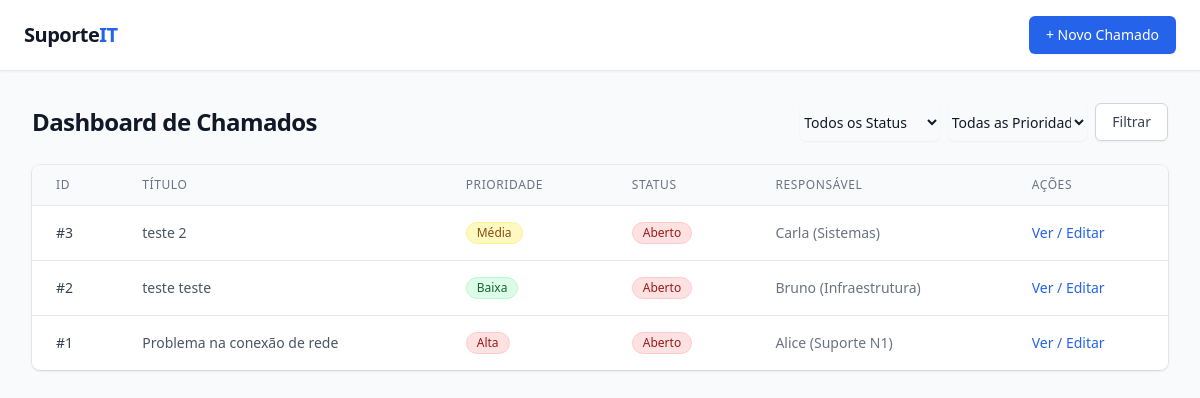
The app's page /, older data.
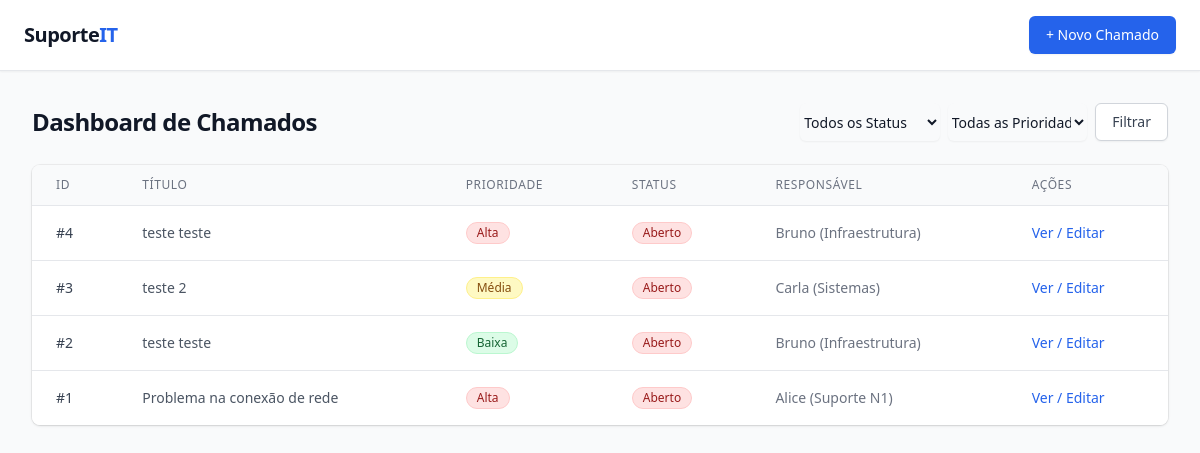
The same page, newer data.
### tables this page shows
CREATE TABLE chamados (
    id INTEGER PRIMARY KEY AUTOINCREMENT,
    titulo TEXT NOT NULL,
    descricao TEXT NOT NULL,
    prioridade TEXT NOT NULL,
    status TEXT NOT NULL,
    responsavel_id INTEGER NOT NULL,
    data_abertura TIMESTAMP NOT NULL DEFAULT CURRENT_TIMESTAMP,
    FOREIGN KEY (responsavel_id) REFERENCES responsaveis (id)
);

CREATE TABLE responsaveis (
    id INTEGER PRIMARY KEY AUTOINCREMENT,
    nome TEXT NOT NULL
);

### app/controllers/chamado_controller.py (the view)
@bp.route('/')
def dashboard():
    page = request.args.get('page', 1, type=int)
    filtro_status = request.args.get('status')
    filtro_prioridade = request.args.get('prioridade')
    if filtro_status == 'TODOS': filtro_status = None
    if filtro_prioridade == 'TODOS': filtro_prioridade = None
    chamados, total_items = chamado_service.listar_chamados_paginado(
        page=page,
        per_page=ITEMS_PER_PAGE,
        status=filtro_status,
        prioridade=filtro_prioridade
    )
    responsaveis = {r.id: r.nome for r in responsavel_repo.listar_todos()}
    total_pages = math.ceil(total_items / ITEMS_PER_PAGE)
    return render_template(
        'dashboard.html',
        chamados=chamados,
        responsaveis=responsaveis,
        page=page,
        total_pages=total_pages,
        filtro_status=filtro_status,
        filtro_prioridade=filtro_prioridade,
        Prioridade=Prioridade,
        Status=Status
    )

### app/__init__.py (called while the page is built)
def create_app():
    app = Flask(__name__)
    app.config['SECRET_KEY'] = os.environ.get('SECRET_KEY', 'default-fallback-key-for-dev')
    csrf.init_app(app)
    @app.teardown_appcontext
    def close_db(e=None):
        database.close_db(e)
    from app.controllers import chamado_controller
    app.register_blueprint(chamado_controller.bp)
    return app

### app/repositories/chamado_repo.py (called while the page is built)
def _row_to_chamado(row) -> Chamado:
    data_ab = row['data_abertura']
    if isinstance(data_ab, str):
        try:
            data_ab = datetime.fromisoformat(data_ab)
        except ValueError:
            data_ab = datetime.strptime(data_ab, "%Y-%m-%d %H:%M:%S")
    return Chamado(
        id=row['id'],
        titulo=row['titulo'],
        descricao=row['descricao'],
        prioridade=Prioridade(row['prioridade']),
        status=Status(row['status']),
        responsavel_id=row['responsavel_id'],
        data_abertura=data_ab
    )

### app/repositories/database.py (called while the page is built)
def get_db():
    if 'db' not in g:
        g.db = sqlite3.connect(
            DATABASE,
            detect_types=sqlite3.PARSE_DECLTYPES
        )
        g.db.row_factory = sqlite3.Row
    return g.db

### app/templates/dashboard.html (shortened to what the changed rows need)
{% extends "base.html" %}
{% block content %}
<div class="mb-6 flex flex-col sm:flex-row sm:items-center sm:justify-between gap-4">
    <h1 class="text-2xl font-bold text-gray-900 tracking-tight">Dashboard de Chamados</h1>
</div>
<div class="overflow-x-auto overflow-hidden shadow ring-1 ring-black ring-opacity-5 sm:rounded-lg bg-white">
    <table class="min-w-full divide-y divide-gray-300">
        <thead class="bg-gray-50">
            <tr>
                <th scope="col" class="px-6 py-3 text-left text-xs font-medium text-gray-500 uppercase tracking-wider border-b border-gray-200">ID</th>
                <th scope="col" class="px-6 py-3 text-left text-xs font-medium text-gray-500 uppercase tracking-wider border-b border-gray-200">Título</th>
                <th scope="col" class="px-6 py-3 text-left text-xs font-medium text-gray-500 uppercase tracking-wider border-b border-gray-200">Prioridade</th>
                <th scope="col" class="px-6 py-3 text-left text-xs font-medium text-gray-500 uppercase tracking-wider border-b border-gray-200">Status</th>
                <th scope="col" class="px-6 py-3 text-left text-xs font-medium text-gray-500 uppercase tracking-wider border-b border-gray-200">Responsável</th>
                <th scope="col" class="px-6 py-3 text-left text-xs font-medium text-gray-500 uppercase tracking-wider border-b border-gray-200">Ações</th>
            </tr>
        </thead>
        <tbody class="divide-y divide-gray-200 bg-white">
            {% for chamado in chamados %}
            <tr class="hover:bg-gray-50 transition-colors">
                <td class="whitespace-nowrap px-6 py-4 text-sm font-medium text-gray-700">#{{ chamado.id }}</td>
                <td class="whitespace-nowrap px-6 py-4 text-sm text-gray-600 truncate max-w-xs" title="{{ chamado.titulo }}">{{ chamado.titulo }}</td>
                <td class="whitespace-nowrap px-6 py-4 text-sm">
                    {% set badge_color = 'bg-gray-400 text-gray-800 border-gray-600' %}
                    {% if chamado.prioridade.value == 'Alta' %}{% set badge_color = 'bg-red-100 text-red-800 border-red-200' %}
                    {% elif chamado.prioridade.value == 'Média' %}{% set badge_color = 'bg-yellow-100 text-yellow-800 border-yellow-200' %}
                    {% elif chamado.prioridade.value == 'Baixa' %}{% set badge_color = 'bg-green-100 text-green-800 border-green-200' %}
                    {% endif %}
                    <span class="inline-flex items-center rounded-full border px-2.5 py-0.5 text-xs font-medium {{ badge_color }}">
                        {{ chamado.prioridade.value }}
                    </span>
                </td>
                <td class="whitespace-nowrap px-6 py-4 text-sm">
                    {% set badge_color = 'bg-gray-100 text-gray-800 border-gray-200' %}
                    {% if chamado.status.value == 'Aberto' %}{% set badge_color = 'bg-red-100 text-red-800 border-red-200' %}
                    {% elif chamado.status.value == 'Em Andamento' %}{% set badge_color = 'bg-yellow-100 text-yellow-800 border-yellow-200' %}
                    {% elif chamado.status.value == 'Resolvido' %}{% set badge_color = 'bg-green-100 text-green-800 border-green-200' %}
                    {% elif chamado.status.value == 'Fechado' %}{% set badge_color = 'bg-gray-200 text-gray-800 border-gray-300' %}
                    {% endif %}
                    <span class="inline-flex items-center rounded-full border px-2.5 py-0.5 text-xs font-medium {{ badge_color }}">
                        {{ chamado.status.value }}
                    </span>
                </td>
                <td class="whitespace-nowrap px-6 py-4 text-sm text-gray-500">
                    {{ responsaveis.get(chamado.responsavel_id, 'Desconhecido') }}
                </td>
                <td class="whitespace-nowrap px-6 py-4 text-sm font-medium">
                    <a href="/chamados/{{ chamado.id }}" class="text-blue-600 hover:text-blue-800">Ver / Editar</a>
                </td>
            </tr>
            {% else %}
            <tr>
                <td colspan="6" class="px-6 py-8 text-center text-sm text-gray-500">Nenhum chamado encontrado.</td>
            </tr>
            {% endfor %}
        </tbody>
    </table>
</div>
{% endblock %}

Row changes from the older to the newer data that the page shows:
added chamados: id "4", titulo "teste teste", prioridade.value "Alta", status.value "Aberto", {{ responsaveis.get(chamado.responsavel_id, 'Desconhecido') }} "Bruno (Infraestrutura)"
